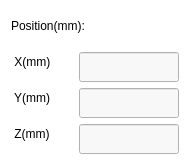
<?xml version="1.0" encoding="UTF-8"?>
<ui version="4.0">
 <class>PositionWidget</class>
 <widget class="QWidget" name="PositionWidget">
  <property name="geometry">
   <rect>
    <x>0</x>
    <y>0</y>
    <width>190</width>
    <height>160</height>
   </rect>
  </property>
  <property name="windowTitle">
   <string>Form</string>
  </property>
  <property name="toolTip">
   <string>平移</string>
  </property>
  <property name="styleSheet">
   <string notr="true">background-color: rgb(255, 255, 255);</string>
  </property>
  <layout class="QGridLayout" name="gridLayout">
   <item row="0" column="0" colspan="2">
    <widget class="QLabel" name="label">
     <property name="minimumSize">
      <size>
       <width>70</width>
       <height>30</height>
      </size>
     </property>
     <property name="maximumSize">
      <size>
       <width>10000</width>
       <height>16777215</height>
      </size>
     </property>
     <property name="toolTip">
      <string>尺寸</string>
     </property>
     <property name="text">
      <string>Position(mm):</string>
     </property>
    </widget>
   </item>
   <item row="1" column="0">
    <widget class="QLabel" name="label_2">
     <property name="minimumSize">
      <size>
       <width>60</width>
       <height>30</height>
      </size>
     </property>
     <property name="text">
      <string> X(mm)</string>
     </property>
    </widget>
   </item>
   <item row="1" column="1">
    <widget class="QLineEdit" name="posx">
     <property name="enabled">
      <bool>true</bool>
     </property>
     <property name="minimumSize">
      <size>
       <width>0</width>
       <height>30</height>
      </size>
     </property>
     <property name="maximumSize">
      <size>
       <width>100</width>
       <height>20</height>
      </size>
     </property>
     <property name="styleSheet">
      <string notr="true">background-color: rgb(248, 248,248);</string>
     </property>
     <property name="readOnly">
      <bool>false</bool>
     </property>
    </widget>
   </item>
   <item row="2" column="0">
    <widget class="QLabel" name="label_3">
     <property name="minimumSize">
      <size>
       <width>60</width>
       <height>30</height>
      </size>
     </property>
     <property name="text">
      <string> Y(mm)</string>
     </property>
    </widget>
   </item>
   <item row="2" column="1">
    <widget class="QLineEdit" name="posy">
     <property name="enabled">
      <bool>true</bool>
     </property>
     <property name="minimumSize">
      <size>
       <width>0</width>
       <height>30</height>
      </size>
     </property>
     <property name="maximumSize">
      <size>
       <width>100</width>
       <height>20</height>
      </size>
     </property>
     <property name="styleSheet">
      <string notr="true">background-color: rgb(248, 248,248);</string>
     </property>
     <property name="readOnly">
      <bool>false</bool>
     </property>
    </widget>
   </item>
   <item row="3" column="1">
    <widget class="QLineEdit" name="posz">
     <property name="enabled">
      <bool>true</bool>
     </property>
     <property name="minimumSize">
      <size>
       <width>0</width>
       <height>30</height>
      </size>
     </property>
     <property name="maximumSize">
      <size>
       <width>100</width>
       <height>20</height>
      </size>
     </property>
     <property name="styleSheet">
      <string notr="true">background-color: rgb(248, 248,248);</string>
     </property>
     <property name="readOnly">
      <bool>false</bool>
     </property>
    </widget>
   </item>
   <item row="3" column="0">
    <widget class="QLabel" name="label_4">
     <property name="minimumSize">
      <size>
       <width>60</width>
       <height>30</height>
      </size>
     </property>
     <property name="text">
      <string> Z(mm)</string>
     </property>
    </widget>
   </item>
  </layout>
 </widget>
 <resources/>
 <connections/>
</ui>
